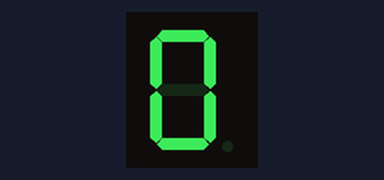
A sketch run on a simulated Arduino Uno, built with avr-gcc and run on an emulated ATmega328P. On the bench: 1-digit seven-segment display. Wiring (inferred from the names in the program): 1-digit 7-segment display, segments lit when HIGH: segments pin 2, pin 3, pin 4, pin 7, pin 8, pin 12, pin 13. The segment pins are drawn as the display they are named for.

Above: at 0.1 s.
At 1.1 s:
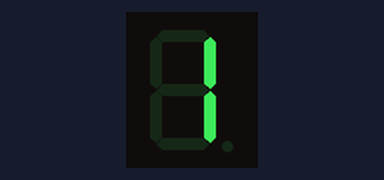
At 2.1 s:
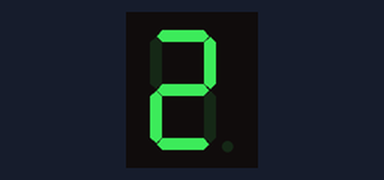
At 4.1 s:
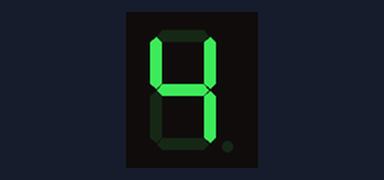
At 6.1 s:
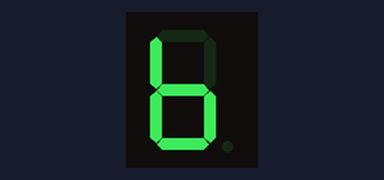
At 9.1 s:
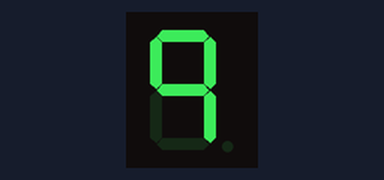

The sketch:

seven.ino
```cpp
/*************************************************************************************
**                                                                                  **
**             Aquest programa fa un test del display seven segment                 **
**             primer engega i apaga cadascun dels segments i despres               **
**             presenta els numeros del 0 al 9.                                     **
**                                                                                  **
*************************************************************************************/

//******  Includes  ******************************************************************


//******  Variables  *****************************************************************

// Cal utilitzar aquests dos parametres si es catode comu
const char ledOn = HIGH;
const char ledOff = LOW;
// Cal utilitzar aquests dos paramtre si es anode comu
//const char ledOn = LOW;
//const char ledOff = HIGH;

// Assignacio de segments a ports de sortida
int seg_a = 2;
int seg_b = 3;
int seg_c = 4;
int seg_d = 7;
int seg_e = 8;
int seg_f = 12;
int seg_g = 13;

const char segmentPins[7] = { seg_a,seg_b,seg_c,seg_d,seg_e,seg_f,seg_g};

const byte numLeds[10] = {
  //DP GFEDCBA  Ordre dels segments
  B00111111,  // Representa el 0
  B00000110,  // Representa el 1
  B01011011,  // Representa el 2
  B01001111,  // Representa el 3
  B01100110,  // Representa el 4
  B01101101,  // Representa el 5
  B01111100,  // Representa el 6
  B00000111,  // Representa el 7
  B01111111,  // Representa el 8
  B01100111,  // Representa el 9
};

//******  Includes  ******************************************************************
void setup() {
  // Configura els pins com a sortides
  for(int i = 0; i < 7; i++)
    {
      pinMode( segmentPins[i], OUTPUT);
    }

}


//******  Loop  **********************************************************************
void loop() {

  boolean isBitSet;          // Assigna 1 o 0 a cada segment del seven segment


  // representa els numeros del 0 al 9
  for(int numero = 0; numero < 10; numero++)
  {
    for(int segment = 0; segment < 7; segment++)
    {
      isBitSet = bitRead(numLeds[numero], segment);
      if (ledOn == LOW) isBitSet = ! isBitSet; // Cas anode comu, inverteix sortida
      digitalWrite( segmentPins[segment], isBitSet);
    }
  delay(1000);
  shutDown();
  }

}
  //Aquesta funcio apaga tots elssegments
  void shutDown()
  {
    for(int i = 0; i < 7; i++)
    {
      digitalWrite( segmentPins[i], ledOff);
    }

  }
```

Measured:
- by itself, everything shown: repeats every 10.0 s, in 11 steps
- what the display in image 1 shows lasts 1.0 s, from 1.0 s to 2.0 s
